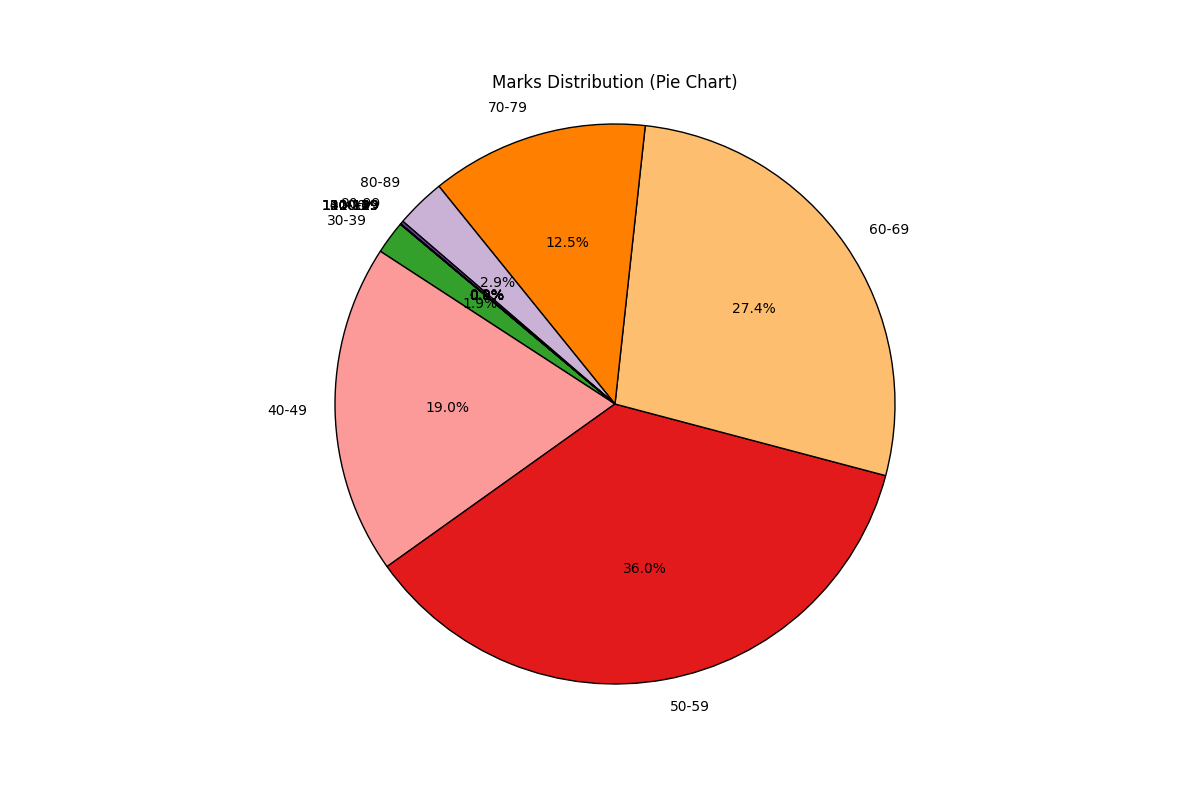

Generate this figure with Python:
import matplotlib.pyplot as plt
import pandas as pd

# Load data from CSV
csv_file = "Final.csv"  # Change this to your actual file
df = pd.read_csv(csv_file, header=None, names=["S.No", "Roll No", "Marks"])

# Define mark ranges
bins = [0, 10, 20, 30, 40, 50, 60, 70, 80, 90, 100, 110, 120, 130, 140, 150]
labels = [
    "0-9", "10-19", "20-29", "30-39", "40-49", "50-59", "60-69", "70-79",
    "80-89", "90-99", "100-109", "110-119", "120-129", "130-139", "140-149"
]

# Categorize marks into bins
df["Range"] = pd.cut(df["Marks"], bins=bins, labels=labels, right=False)

# Count students in each category
count_data = df["Range"].value_counts().sort_index()

# Plot Pie Chart
plt.figure(figsize=(12, 8))
plt.pie(count_data, labels=count_data.index, autopct='%1.1f%%', startangle=140, colors=plt.cm.Paired.colors, wedgeprops={'linewidth': 1, 'edgecolor': 'black'})
plt.title("Marks Distribution (Pie Chart)")
plt.axis('equal')  # Equal aspect ratio ensures a circular pie chart

# Show plot
plt.show()
